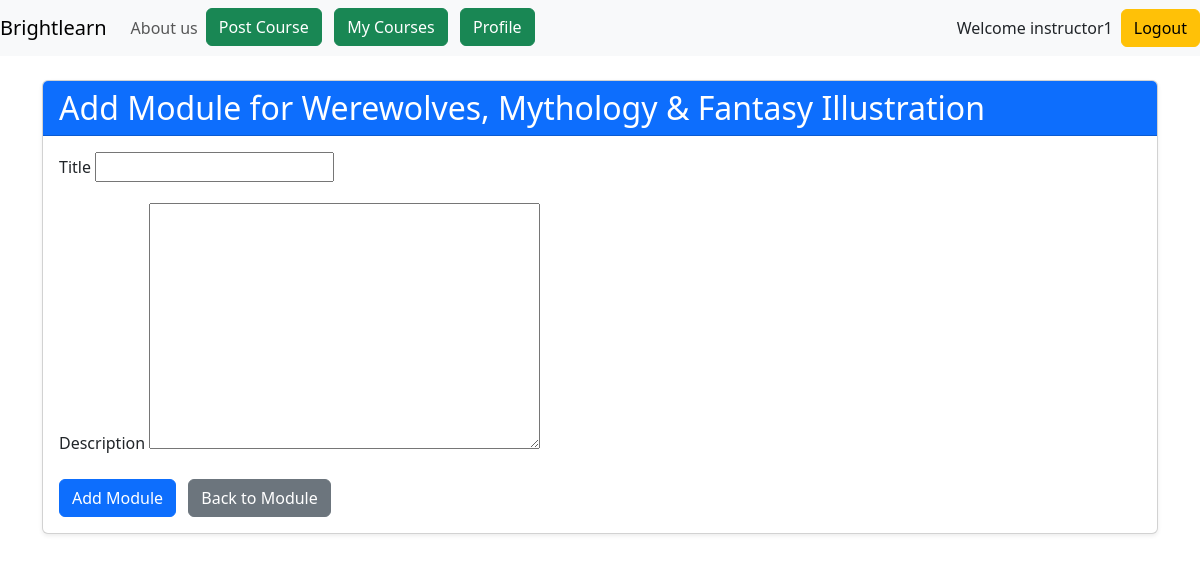
Screenshot of /courses/add-module/1/ (signed in) with the database file from the repository.
### accounts/models.py (models this page shows, shortened)
class User(AbstractUser):
    name = models.CharField(max_length=70, default='name')
    contact = models.CharField(max_length=13)
    user_type = models.CharField(
        max_length=1,
        choices=(
            ('I', "Instructor"),
            ('S', "Student"),
        ),
    )

### courses/models.py (models this page shows, shortened)
class Course(models.Model):
    instructor = models.ForeignKey(User, on_delete=models.CASCADE)
    title = models.CharField(max_length=200)
    description = models.TextField()
    category = models.CharField(max_length=100)
    price = models.DecimalField(max_digits=10, decimal_places=2)
    start_date = models.DateField()
    end_date = models.DateField()
    created_at = models.DateTimeField(auto_now_add=True)
    image = models.ImageField(upload_to='course_images/', blank=True, null=True)

### courses/views.py (the view)
# urls.py: path('add-module/<int:course_id>/', views.add_module, name='add_module'),
@login_required
def add_module(request,course_id):
    if not is_instructor(request.user):
        messages.error(request, "Only instructors can Create Module.")
        return redirect('home')
    course = get_object_or_404(Course,id=course_id,instructor=request.user)
    if request.method == 'POST':
        form = ModuleForm(request.POST)
        if form.is_valid():
            module = form.save(commit=False)
            module.course = course
            module.save()
            messages.success(request,f"Module added successfully")
            return redirect('module_content',course_id=course.id)
        else:
            messages.error(request,f"Module not added, Try Again")
    else:
        form = ModuleForm()
    context = {
        'form': form,
        'course': course
    }
    return render(request,'courses/add_module.html',context)

### courses/forms.py
class ModuleForm(ModelForm):
    class Meta:
        model = Module
        fields = ['title','description']

### courses/views.py (called while the page is built)
def is_instructor(user):
    return user.is_authenticated and user.user_type == 'I'

### courses/templates/courses/add_module.html (shortened to what this page needs)
{% extends 'base.html' %}
{% block main %}
<div class="container py-4">
  <div class="card shadow-sm">
    <div class="card-header bg-primary text-white">
      <h2 class="mb-0">Add Module for {{ course.title }}</h2>
    </div>
    <div class="card-body">
      <form method="POST">
          {% for field in form %}
              <div class="mb-3">
                  <label for="{{ field.id_for_label }}" class="form-label">{{ field.label }}</label>
                  {{ field }}
              </div>
          {% endfor %}
          <button type="submit" class="btn btn-primary">Add Module</button>
          <a href="{% url 'module_content' course.id %}" class="btn btn-secondary ms-2">Back to Module</a>
      </form>
    </div>
  </div>
</div>
{% endblock %}

### templates/base.html (shortened to what this page needs)
<!doctype html>
<html lang="en">
    <head>
        <link
            href="https://cdn.jsdelivr.net/npm/bootstrap@5.3.2/dist/css/bootstrap.min.css"
            rel="stylesheet"
        />
    </head>
    <body>
        <header>
             <nav class="navbar navbar-expand-md navbar-light bg-light">
                <a class="navbar-brand" href="{% url 'home' %}">Brightlearn</a>
                <div class="collapse navbar-collapse" id="collapsibleNavId">
                    <ul class="navbar-nav mr-auto mt-2 mt-lg-0">
                        <li class="nav-item active">
                            <a class="nav-link" href="{% url "about_us" %}">About us </a>
                        </li>
                        {% if request.user.is_authenticated %}
                            {% if request.user.user_type == 'I' %}
                                <li class="nav-item">
                                     <a class="btn btn-success" href="{% url 'course_create'%}"> Post Course </a>
                                </li>
                                <li class="nav-item">
                                    <a class="btn btn-success" href="{% url 'my_courses' %}"> My Courses </a>
                                </li>
                            {% endif %}
                            <li class="nav-item">
                                <a class="btn btn-success" href="{% url 'profile_details' %}"> Profile </a>
                            </li>
                        {% endif %}
                    </ul>
                </div>
                <ul class="navbar-nav ml-auto mt-2 mt-lg-0">
                    {% if not request.user.is_authenticated %}
                        <li class="nav-item" style="list-style-type:none;">
                             <a class="btn btn-success" href="{% url 'login'%}"> Login </a>
                        </li>
                        &nbsp;
                        &nbsp;
                        <li class="nav-item" style="list-style-type:none;">
                            <a class="btn btn-success" href="{% url 'register'%}"> Register </a>
                        </li>
                    {% else %}
                        <p class="my-auto me-2"> Welcome {{request.user.username}}</p>
                        <a class="btn btn-warning" href="{% url "logout" %}">Logout</a>
                    {% endif %}
                </ul>
             </nav>
        </header>
        <main>
            {% block main %}
            {% endblock main %}
        </main>
    </body>
</html>

### rows the page displays
User: user.username "instructor1"
Course: title "Werewolves, Mythology & Fantasy Illustration"

### other values shown
{{ field.label }} "Title" "Description"
